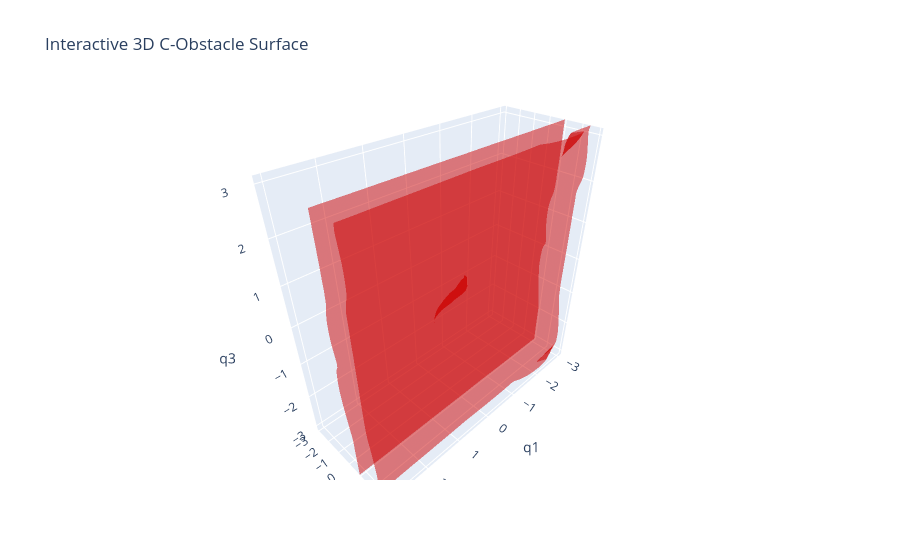

The cell this chart's notebook holds for it:
### Markdown cell above
### Interactive Mesh Rendering (Plotly)
This provides a much smoother 3D rotation experience.

### Code cell
try:
    verts, faces, normals, values = measure.marching_cubes(Z, level=0)
    verts = (verts / (res - 1)) * (2 * np.pi) - np.pi

    fig = go.Figure(data=[go.Mesh3d(
        x=verts[:, 0], y=verts[:, 1], z=verts[:, 2],
        i=faces[:, 0], j=faces[:, 1], k=faces[:, 2],
        color='red', opacity=0.5,
        flatshading=True
    )])

    fig.update_layout(
        title="Interactive 3D C-Obstacle Surface",
        scene=dict(
            xaxis_title="q1", yaxis_title="q2", zaxis_title="q3",
            xaxis=dict(range=[-np.pi, np.pi]),
            yaxis=dict(range=[-np.pi, np.pi]),
            zaxis=dict(range=[-np.pi, np.pi])
        )
    )
    fig.show()
except Exception as e:
    print(f"Mesh rendering failed: {e}")

### Figure 1 — Plotly figure (JSON) as saved in the notebook; plotly's stock layout.template omitted (floating-point values rounded to 4 significant figures; data arrays with more than 128 entries replaced by an {"elided": "..."} marker saying what was removed)
{"data": [{"color": "red", "flatshading": true, "i": {"elided": "19468 int values"}, "j": {"elided": "19468 int values"}, "k": {"elided": "19468 int values"}, "opacity": 0.5, "type": "mesh3d", "x": {"elided": "10026 float values"}, "y": {"elided": "10026 float values"}, "z": {"elided": "10026 float values"}}], "layout": {"scene": {"xaxis": {"range": [-3.142, 3.142], "title": {"text": "q1"}}, "yaxis": {"range": [-3.142, 3.142], "title": {"text": "q2"}}, "zaxis": {"range": [-3.142, 3.142], "title": {"text": "q3"}}}, "title": {"text": "Interactive 3D C-Obstacle Surface"}}}
